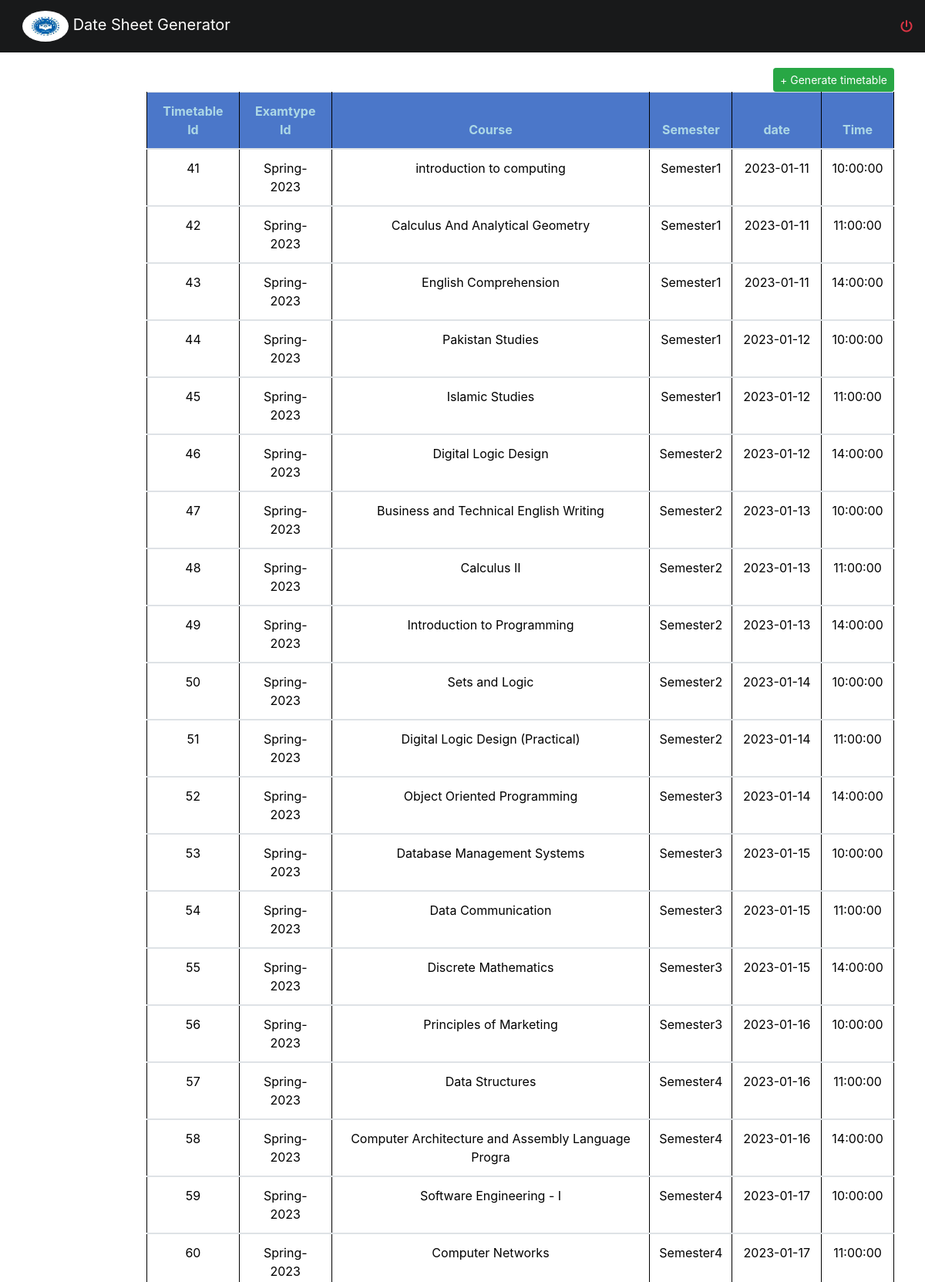
The page /admin/viewtimetable.php (upper part) on the database its author committed.
### tables this page shows
CREATE TABLE `timetable` (
  `timetable_id` int(11) NOT NULL,
  `examtype_id` varchar(50) NOT NULL,
  `timeslot_id` int(11) NOT NULL,
  `program_id` int(11) NOT NULL,
  `semester` varchar(50) NOT NULL,
  `date` date NOT NULL
);

CREATE TABLE `program` (
  `id` int(11) NOT NULL,
  `course_code` varchar(50) NOT NULL,
  `title` varchar(50) NOT NULL,
  `prerequisit` varchar(50) NOT NULL,
  `semester` varchar(50) NOT NULL,
  `faculty_id` int(11) NOT NULL
);

CREATE TABLE `timeslot` (
  `timeslot_id` int(11) NOT NULL,
  `start_time` time NOT NULL,
  `end_time` time NOT NULL,
  `type` varchar(50) NOT NULL
);

### admin/viewtimetable.php (the view, shortened to what this page needs)
<?php
require_once "../header.php";
?>
<div class="main" >
<div class="container-fluid" >
<div class="container" >
      <div  >
<a href="generatetimetable.php?generate='generate'"  class="btn btn-sm btn-success" role="button" style="float:right;margin-top:20px;">+ Generate timetable</a>
	<div>
          <table class="table" id="table">
					 <thead>
							<tr>
							<th>Timetable Id</th>
							<th>Examtype Id</th>
							<th>Course</th>
							<th>Semester</th>
							<th>date</th>
							<th>Time</th>
							 </tr>
					</thead>
					<tbody>
<?php
             $busSql = "Select * from timetable";
             $resultBusSql = mysqli_query($link, $busSql);
    while($row = mysqli_fetch_assoc($resultBusSql)){
		       $id=$row['timetable_id'];
	           $examtype_id= $row['examtype_id'];
			   $program_id=$row['program_id'];
		        $semester=$row['semester'];
				 $date=$row['date'];
				  $timeslot_id=$row['timeslot_id'];
   ?>
                                 <tr>
							        <td><?Php echo $id;?></td>
							       <td><?Php echo $examtype_id;?></td>
							        <td><?Php echo getsubj($link,$program_id);?></td>
							       <td><?Php echo $semester;?></td>
							        <td><?Php echo $date;?></td>
							       <td><?Php echo gettime($link,$timeslot_id);?></td>
		                           </tr>
					</tbody>
	<?php
	}
	function gettime($link,$id){
			  $busSql = "Select * from timeslot where timeslot_id='$id' ";
             $resultBusSql = mysqli_query($link, $busSql);
    while($row = mysqli_fetch_assoc($resultBusSql)){
			   $start_time=$row['start_time'];
	}
	return $start_time;
		 }
	function getsubj($link,$id){
			  $busSql = "Select * from program where id='$id' ";
             $resultBusSql = mysqli_query($link, $busSql);
    while($row = mysqli_fetch_assoc($resultBusSql)){
			   $title=$row['title'];
	}
	return $title;
		 }
	?>
	</div>
	</div>
	</div>
</body>
</html>

### style.css (style rules this page uses)
body { margin:0px; padding:0px; color:black; }
.main { margin-left: 150px; padding: 0px 10px; }
#table th { background-color:#4b77c9; color:lightblue; text-align:center; }
#table td { background-color:white; text-align:center; color:black; }
#table { background-color:#334d4d; border-radius: 10px; padding-top: 10px; padding-bottom: 10px; color: lightblue; }
.container { color: lightblue; }
.container table { color: lightblue; }
.table2, th, td { border: 1px solid black; }

### rows shown on the page
timetable: timetable_id "41", examtype "Spring-2023", program.title "introduction to computing", semester "Semester1", date "2023-01-11", timeslot.start_time "10:00:00"
timetable: timetable_id "42", examtype "Spring-2023", program.title "Calculus And Analytical Geometry", semester "Semester1", date "2023-01-11", timeslot.start_time "11:00:00"
timetable: timetable_id "43", examtype "Spring-2023", program.title "English Comprehension", semester "Semester1", date "2023-01-11", timeslot.start_time "14:00:00"
timetable: timetable_id "44", examtype "Spring-2023", program.title "Pakistan Studies", semester "Semester1", date "2023-01-12", timeslot.start_time "10:00:00"
timetable: timetable_id "45", examtype "Spring-2023", program.title "Islamic Studies", semester "Semester1", date "2023-01-12", timeslot.start_time "11:00:00"
timetable: timetable_id "46", examtype "Spring-2023", program.title "Digital Logic Design", semester "Semester2", date "2023-01-12", timeslot.start_time "14:00:00"
timetable: timetable_id "47", examtype "Spring-2023", program.title "Business and Technical English Writing", semester "Semester2", date "2023-01-13", timeslot.start_time "10:00:00"
timetable: timetable_id "48", examtype "Spring-2023", program.title "Calculus II", semester "Semester2", date "2023-01-13", timeslot.start_time "11:00:00"
timetable: timetable_id "49", examtype "Spring-2023", program.title "Introduction to Programming", semester "Semester2", date "2023-01-13", timeslot.start_time "14:00:00"
timetable: timetable_id "50", examtype "Spring-2023", program.title "Sets and Logic", semester "Semester2", date "2023-01-14", timeslot.start_time "10:00:00"
timetable: timetable_id "51", examtype "Spring-2023", program.title "Digital Logic Design (Practical)", semester "Semester2", date "2023-01-14", timeslot.start_time "11:00:00"
timetable: timetable_id "52", examtype "Spring-2023", program.title "Object Oriented Programming", semester "Semester3", date "2023-01-14", timeslot.start_time "14:00:00"
timetable: timetable_id "53", examtype "Spring-2023", program.title "Database Management Systems", semester "Semester3", date "2023-01-15", timeslot.start_time "10:00:00"
timetable: timetable_id "54", examtype "Spring-2023", program.title "Data Communication", semester "Semester3", date "2023-01-15", timeslot.start_time "11:00:00"
timetable: timetable_id "55", examtype "Spring-2023", program.title "Discrete Mathematics", semester "Semester3", date "2023-01-15", timeslot.start_time "14:00:00"
timetable: timetable_id "56", examtype "Spring-2023", program.title "Principles of Marketing", semester "Semester3", date "2023-01-16", timeslot.start_time "10:00:00"
timetable: timetable_id "57", examtype "Spring-2023", program.title "Data Structures", semester "Semester4", date "2023-01-16", timeslot.start_time "11:00:00"
timetable: timetable_id "58", examtype "Spring-2023", program.title "Computer Architecture and Assembly Language Progra", semester "Semester4", date "2023-01-16", timeslot.start_time "14:00:00"
timetable: timetable_id "59", examtype "Spring-2023", program.title "Software Engineering - I", semester "Semester4", date "2023-01-17", timeslot.start_time "10:00:00"
timetable: timetable_id "60", examtype "Spring-2023", program.title "Computer Networks", semester "Semester4", date "2023-01-17", timeslot.start_time "11:00:00"
